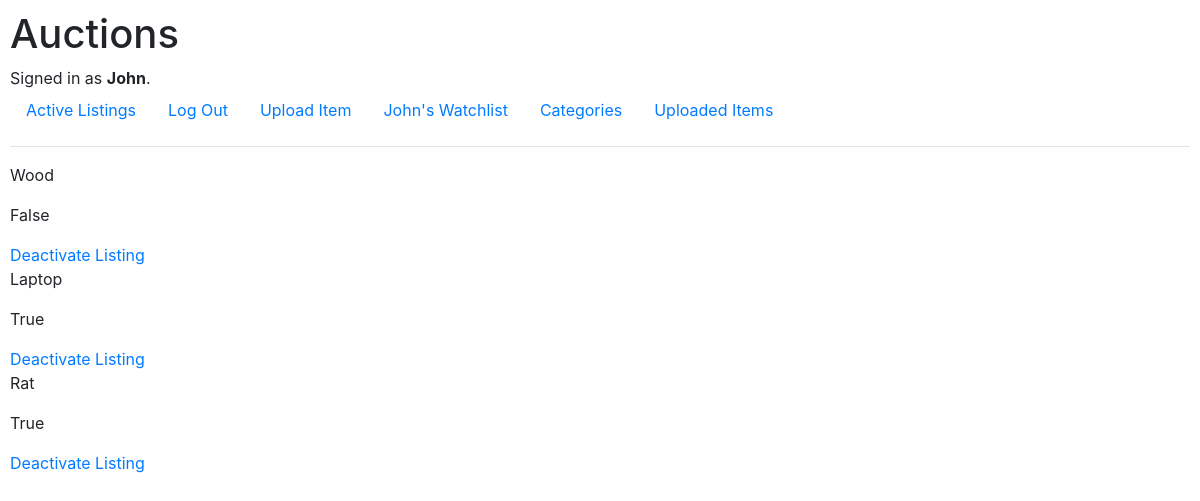
The app's page /userListingpage/ (signed in) with its own data.
### auctions/models.py (models this page shows, shortened)
class User(AbstractUser):
    pass

class AuctionListing(models.Model):
    CATEGORY = (
        ("Accessories", "Accessories"),
        ("Books", "Books"),
        ("Electronics", "Electronics"),
        ("Food", "Food"),
        ("Garden", "Garden"),
        ("Home", "Home"),
        ("Music", "Music"),
        ("Office", "Office"),
        ("Safety", "Safety"),
        ("Video Games", "Video Games"),
    )
    user = models.ForeignKey(User, on_delete=models.CASCADE, null=True)
    title = models.CharField(max_length=200)
    description = models.TextField(blank=True)
    price = models.DecimalField(max_digits=10, decimal_places=2, null=True)
    photo = models.URLField(blank=True, null=True)
    category = models.CharField(max_length=200, blank=True, choices=CATEGORY)
    active = models.BooleanField(null=True, default=True)
    date_posted = models.DateTimeField(auto_now_add=True, blank=True, null=True)

### auctions/views.py (the view)
# urls.py: path("userListingpage/", views.userListingpage, name="userListingpage"),
@login_required
def userListingpage(request):
    user = request.user
    auctions = AuctionListing.objects.filter(user=user.id)
    context = {'auctions': auctions}
    return render(request, "auctions/user_listingpage.html", context)

### auctions/templates/auctions/user_listingpage.html
{% extends "auctions/layout.html" %}
{% block body %}
    {% for listings in auctions %}
        <p>{{ listings.title }}</p>
        <p>{{ listings.active }}</p>
        <a href="{% url 'updateFalse' listings.id %}">Deactivate Listing</a>
    {% endfor %}
{% endblock %}

### auctions/templates/auctions/layout.html (shortened to what this page needs)
{% load static %}
<!DOCTYPE html>
<html lang="en">
    <head>
        <link rel="stylesheet" href="https://stackpath.bootstrapcdn.com/bootstrap/4.4.1/css/bootstrap.min.css">
        <link href="{% static 'auctions/styles.css' %}" rel="stylesheet">
    </head>
    <body>
        <h1>Auctions</h1>
        <div>
            {% if user.is_authenticated %}
                Signed in as <strong>{{ user.username }}</strong>.
            {% else %}
                Not signed in.
            {% endif %}
        </div>
        <ul class="nav">
            <li class="nav-item">
                <a class="nav-link" href="{% url 'index' %}">Active Listings</a>
            </li>
            {% if user.is_authenticated %}
                <li class="nav-item">
                    <a class="nav-link" href="{% url 'logout' %}">Log Out</a>
                </li>
                <li class="nav-item">
                    <a class="nav-link" href="{% url 'createListing' %}">Upload Item</a>
                </li>
                <li class="nav-item">
                    <a class="nav-link" href="{% url 'createWatchlist' %}">{{ user.username }}'s Watchlist</a>
                </li>
                <li class="nav-item">
                    <a class="nav-link" href="{% url 'categoryPage' %}">Categories</a>
                </li>
                <li class="nav-item">
                    <a class="nav-link" href="{% url 'userListingpage' %}">Uploaded Items</a>
                </li>
            {% endif %}
        </ul>
        <hr>
        {% block body %}
        {% endblock %}
    </body>
</html>

### auctions/static/auctions/styles.css (style rules this page uses)
body { padding: 10px; }

### records on screen
User: username "John"
AuctionListing: title "Wood", active "False"
AuctionListing: title "Laptop", active "True"
AuctionListing: title "Rat", active "True"
